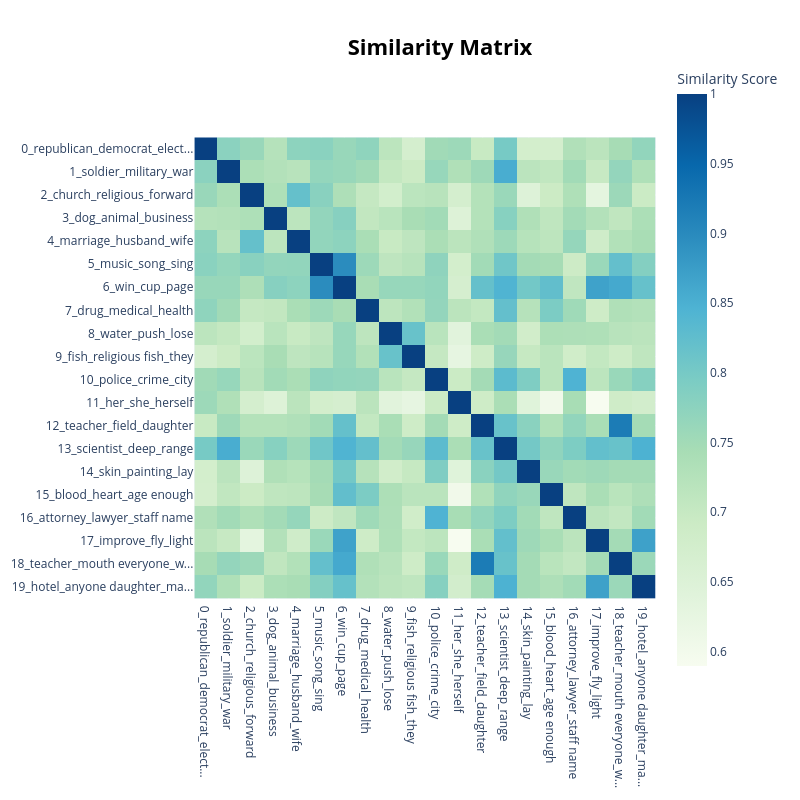

Source (notebook cell):
### Code cell
topic_model.visualize_heatmap(top_n_topics=20)

### Figure 1 — Plotly figure (JSON) as saved in the notebook; plotly's stock layout.template omitted (floating-point values rounded to 4 significant figures; data arrays with more than 128 entries replaced by an {"elided": "..."} marker saying what was removed)
{"data": [{"coloraxis": "coloraxis", "hovertemplate": "x: %{x}<br>y: %{y}<br>Similarity Score: %{z}<extra></extra>", "name": "0", "type": "heatmap", "x": ["0_republican_democrat_elect...", "1_soldier_military_war", "2_church_religious_forward", "3_dog_animal_business", "4_marriage_husband_wife", "5_music_song_sing", "6_win_cup_page", "7_drug_medical_health", "8_water_push_lose", "9_fish_religious fish_they", "10_police_crime_city", "11_her_she_herself", "12_teacher_field_daughter", "13_scientist_deep_range", "14_skin_painting_lay", "15_blood_heart_age enough", "16_attorney_lawyer_staff name", "17_improve_fly_light", "18_teacher_mouth everyone_w...", "19_hotel_anyone daughter_ma..."], "xaxis": "x", "y": ["0_republican_democrat_elect...", "1_soldier_military_war", "2_church_religious_forward", "3_dog_animal_business", "4_marriage_husband_wife", "5_music_song_sing", "6_win_cup_page", "7_drug_medical_health", "8_water_push_lose", "9_fish_religious fish_they", "10_police_crime_city", "11_her_she_herself", "12_teacher_field_daughter", "13_scientist_deep_range", "14_skin_painting_lay", "15_blood_heart_age enough", "16_attorney_lawyer_staff name", "17_improve_fly_light", "18_teacher_mouth everyone_w...", "19_hotel_anyone daughter_ma..."], "yaxis": "y", "z": {"elided": "20x20 float values"}}], "layout": {"coloraxis": {"colorbar": {"title": {"text": "Similarity Score"}}, "colorscale": [[0, "rgb(247,252,240)"], [0.125, "rgb(224,243,219)"], [0.25, "rgb(204,235,197)"], [0.375, "rgb(168,221,181)"], [0.5, "rgb(123,204,196)"], [0.625, "rgb(78,179,211)"], [0.75, "rgb(43,140,190)"], [0.875, "rgb(8,104,172)"], [1, "rgb(8,64,129)"]]}, "height": 800, "hoverlabel": {"bgcolor": "white", "font": {"family": "Rockwell", "size": 16}}, "legend": {"title": {"text": "Trend"}}, "margin": {"t": 60}, "showlegend": true, "title": {"font": {"color": "Black", "size": 22}, "text": "<b>Similarity Matrix</b>", "x": 0.55, "xanchor": "center", "y": 0.95, "yanchor": "top"}, "width": 800, "xaxis": {"anchor": "y", "constrain": "domain", "domain": [0, 1], "scaleanchor": "y"}, "yaxis": {"anchor": "x", "autorange": "reversed", "constrain": "domain", "domain": [0, 1]}}}
